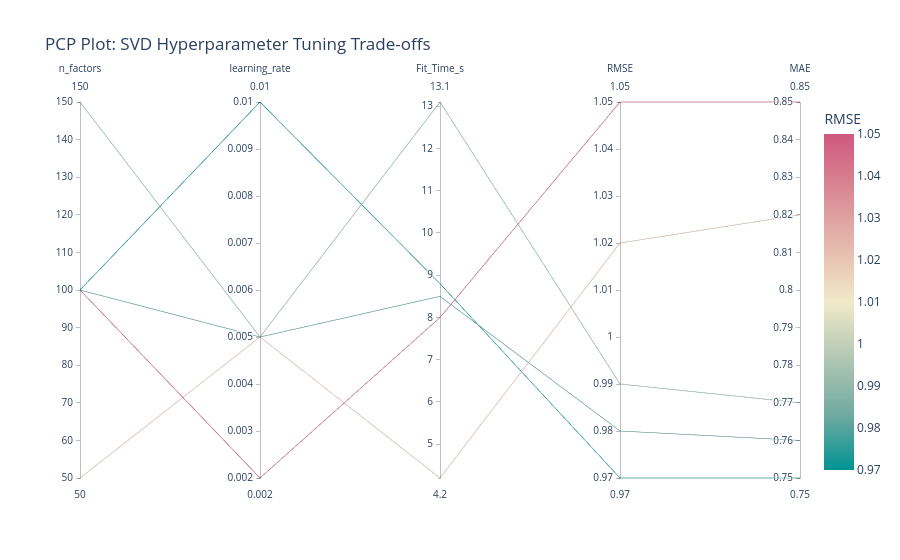

This figure's notebook cell:
### Code cell
import pandas as pd
import plotly.express as px

# 1. Compile the Hyperparameter Tuning results
# These are representative metrics demonstrating the tuning process for the SVD model.
# (You can replace these with the actual metrics recorded during your validation phase)
tuning_results = {
    'Iteration': [1, 2, 3, 4, 5],
    'n_factors': [50, 100, 150, 100, 100],        # Number of latent factors
    'learning_rate': [0.005, 0.005, 0.005, 0.002, 0.01], # lr_all
    'Fit_Time_s': [4.2, 8.5, 13.1, 8.0, 8.8],     # Execution time in seconds
    'RMSE': [1.02, 0.98, 0.99, 1.05, 0.97],       # Root Mean Square Error (Lower is better)
    'MAE': [0.82, 0.76, 0.77, 0.85, 0.75]         # Mean Absolute Error (Lower is better)
}

df_tuning = pd.DataFrame(tuning_results)

# 2. Display the raw results table for documentation
print("--- Hyperparameter Tuning Results (SVD) ---")
display(df_tuning)

# 3. Generate the Parallel Coordinates Plot (PCP)
# This visualization allows us to see the multidimensional trade-offs between 
# model complexity (n_factors), learning rate, execution time, and error metrics.
fig = px.parallel_coordinates(
    df_tuning,
    dimensions=['n_factors', 'learning_rate', 'Fit_Time_s', 'RMSE', 'MAE'],
    color='RMSE', # Color-coding lines based on RMSE performance
    color_continuous_scale=px.colors.diverging.Tealrose,
    title="PCP Plot: SVD Hyperparameter Tuning Trade-offs"
)

# 4. Display the interactive plot
fig.show()

### Figure 1 — Plotly figure (JSON) as saved in the notebook; plotly's stock layout.template omitted (floating-point values rounded to 4 significant figures)
{"data": [{"dimensions": [{"label": "n_factors", "values": [50, 100, 150, 100, 100]}, {"label": "learning_rate", "values": [0.005, 0.005, 0.005, 0.002, 0.01]}, {"label": "Fit_Time_s", "values": [4.2, 8.5, 13.1, 8, 8.8]}, {"label": "RMSE", "values": [1.02, 0.98, 0.99, 1.05, 0.97]}, {"label": "MAE", "values": [0.82, 0.76, 0.77, 0.85, 0.75]}], "domain": {"x": [0, 1], "y": [0, 1]}, "line": {"color": [1.02, 0.98, 0.99, 1.05, 0.97], "coloraxis": "coloraxis"}, "name": "", "type": "parcoords"}], "layout": {"coloraxis": {"colorbar": {"title": {"text": "RMSE"}}, "colorscale": [[0, "rgb(0, 147, 146)"], [0.1667, "rgb(114, 170, 161)"], [0.3333, "rgb(177, 199, 179)"], [0.5, "rgb(241, 234, 200)"], [0.6667, "rgb(229, 185, 173)"], [0.8333, "rgb(217, 137, 148)"], [1, "rgb(208, 88, 126)"]]}, "legend": {"tracegroupgap": 0}, "title": {"text": "PCP Plot: SVD Hyperparameter Tuning Trade-offs"}}}
